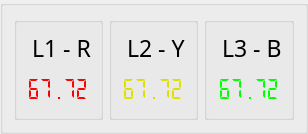
         <widget class="QGroupBox" name="groupBox_43">
          <property name="font">
           <font>
            <family>Titillium Web</family>
            <pointsize>16</pointsize>
           </font>
          </property>
          <property name="title">
           <string/>
          </property>
          <layout class="QHBoxLayout" name="horizontalLayout_14">
           <item>
            <widget class="QGroupBox" name="groupBox_44">
             <property name="maximumSize">
              <size>
               <width>99999</width>
               <height>160</height>
              </size>
             </property>
             <property name="title">
              <string/>
             </property>
             <layout class="QGridLayout" name="gridLayout_41">
              <item row="2" column="0" colspan="2">
               <widget class="QLCDNumber" name="VOLTR_5">
                <property name="minimumSize">
                 <size>
                  <width>0</width>
                  <height>38</height>
                 </size>
                </property>
                <property name="maximumSize">
                 <size>
                  <width>16777215</width>
                  <height>59</height>
                 </size>
                </property>
                <property name="styleSheet">
                 <string notr="true">color: rgb(255, 0, 0);</string>
                </property>
                <property name="frameShape">
                 <enum>QFrame::Shape::NoFrame</enum>
                </property>
                <property name="smallDecimalPoint">
                 <bool>false</bool>
                </property>
                <property name="segmentStyle">
                 <enum>QLCDNumber::SegmentStyle::Flat</enum>
                </property>
                <property name="value" stdset="0">
                 <double>67.719999999999999</double>
                </property>
               </widget>
              </item>
              <item row="0" column="1">
               <widget class="QLabel" name="label_48">
                <property name="font">
                 <font>
                  <family>Titillium Web</family>
                  <pointsize>17</pointsize>
                 </font>
                </property>
                <property name="text">
                 <string>L1 - R</string>
                </property>
               </widget>
              </item>
              <item row="0" column="0">
               <widget class="KLed" name="rpkled_5">
                <property name="maximumSize">
                 <size>
                  <width>20</width>
                  <height>20</height>
                 </size>
                </property>
                <property name="color">
                 <color>
                  <red>255</red>
                  <green>0</green>
                  <blue>0</blue>
                 </color>
                </property>
               </widget>
              </item>
             </layout>
            </widget>
           </item>
           <item>
            <widget class="QGroupBox" name="groupBox_45">
             <property name="maximumSize">
              <size>
               <width>99999</width>
               <height>160</height>
              </size>
             </property>
             <property name="title">
              <string/>
             </property>
             <layout class="QGridLayout" name="gridLayout_42">
              <item row="0" column="0">
               <widget class="KLed" name="ypkled_6">
                <property name="maximumSize">
                 <size>
                  <width>20</width>
                  <height>20</height>
                 </size>
                </property>
                <property name="color">
                 <color>
                  <red>255</red>
                  <green>255</green>
                  <blue>0</blue>
                 </color>
                </property>
               </widget>
              </item>
              <item row="0" column="1">
               <widget class="QLabel" name="label_49">
                <property name="font">
                 <font>
                  <family>Titillium Web</family>
                  <pointsize>17</pointsize>
                 </font>
                </property>
                <property name="text">
                 <string>L2 - Y</string>
                </property>
               </widget>
              </item>
              <item row="1" column="0" colspan="2">
               <widget class="QLCDNumber" name="VOLTY_5">
                <property name="maximumSize">
                 <size>
                  <width>16777215</width>
                  <height>59</height>
                 </size>
                </property>
                <property name="styleSheet">
                 <string notr="true">color: rgb(222, 222, 0);</string>
                </property>
                <property name="frameShape">
                 <enum>QFrame::Shape::NoFrame</enum>
                </property>
                <property name="smallDecimalPoint">
                 <bool>false</bool>
                </property>
                <property name="segmentStyle">
                 <enum>QLCDNumber::SegmentStyle::Flat</enum>
                </property>
                <property name="value" stdset="0">
                 <double>67.719999999999999</double>
                </property>
               </widget>
              </item>
             </layout>
            </widget>
           </item>
           <item>
            <widget class="QGroupBox" name="groupBox_46">
             <property name="maximumSize">
              <size>
               <width>99999</width>
               <height>160</height>
              </size>
             </property>
             <property name="title">
              <string/>
             </property>
             <layout class="QGridLayout" name="gridLayout_43">
              <item row="0" column="0">
               <widget class="KLed" name="blkled_7">
                <property name="maximumSize">
                 <size>
                  <width>20</width>
                  <height>20</height>
                 </size>
                </property>
               </widget>
              </item>
              <item row="0" column="1">
               <widget class="QLabel" name="label_50">
                <property name="font">
                 <font>
                  <family>Titillium Web</family>
                  <pointsize>17</pointsize>
                 </font>
                </property>
                <property name="text">
                 <string>L3 - B</string>
                </property>
               </widget>
              </item>
              <item row="2" column="0" colspan="2">
               <widget class="QLCDNumber" name="VOLTG_5">
                <property name="maximumSize">
                 <size>
                  <width>16777215</width>
                  <height>59</height>
                 </size>
                </property>
                <property name="styleSheet">
                 <string notr="true">color: rgb(0, 255, 0);</string>
                </property>
                <property name="frameShape">
                 <enum>QFrame::Shape::NoFrame</enum>
                </property>
                <property name="smallDecimalPoint">
                 <bool>false</bool>
                </property>
                <property name="segmentStyle">
                 <enum>QLCDNumber::SegmentStyle::Flat</enum>
                </property>
                <property name="value" stdset="0">
                 <double>67.719999999999999</double>
                </property>
               </widget>
              </item>
             </layout>
            </widget>
           </item>
          </layout>
         </widget>
